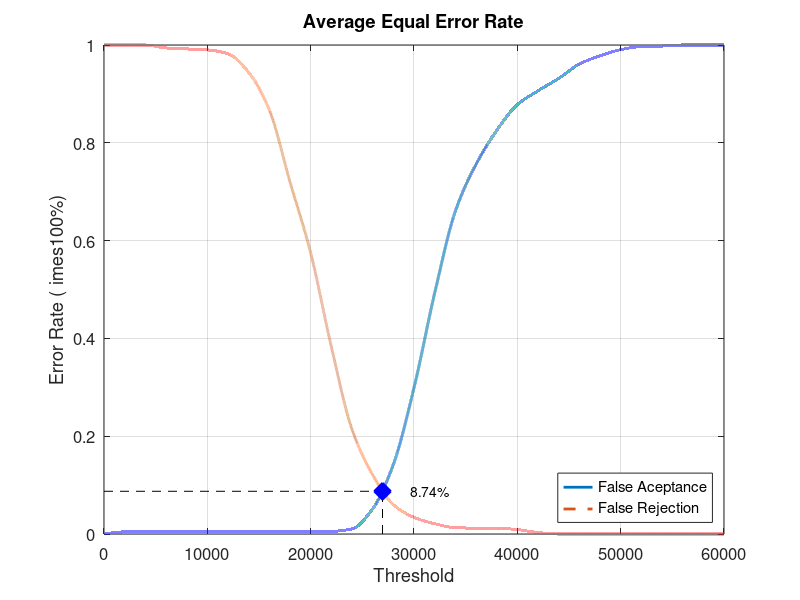
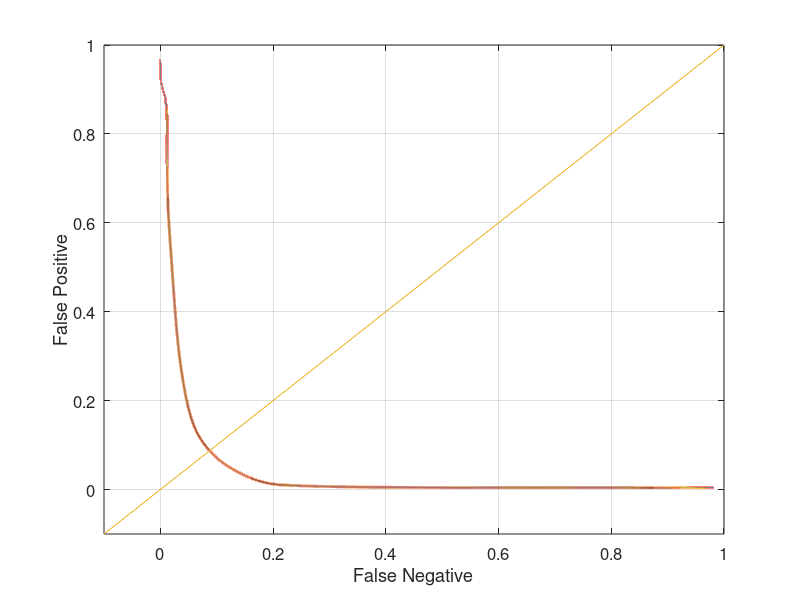

The MATLAB script that drew these images, in order:
close all;
clear;
clc;
x = 0:2000:60000;
xq = 0:0.5:60000;

y0 = [0 0.00421053 0.00421053 0.00421053 0.00421053 0.00421053 0.00421053 0.00421053 0.00421053 0.00421053 0.00421053 0.00526316 0.0105263 0.0515789 0.142105 0.298947 0.492632 0.66 0.755789 0.825263 0.877895 0.906316 0.931579 0.961053 0.977895 0.990526 0.996842 0.997895 1 1 1]
yy0 = interp1(x, y0, xq, 'pchip');
y1 = [1 1 1 0.994 0.992 0.99 0.982 0.944 0.867 0.72 0.575 0.383 0.214 0.121 0.06 0.034 0.021 0.013 0.012 0.012 0.009 0.003 0 0 0 0 0 0 0 0 0]
yy1 = interp1(x, y1, xq, 'pchip');

% Calculating EER: 
y2 = abs(y0 - y1);
find(y2 == min(y2))
yy2 = abs(yy0 - yy1);
xEER = find(yy2 == min(yy2));
xEERIndex = xq(xEER) % X-axis EER
yEER = yy0(xEER) % Y-axis EER

main = figure
plot(xq, yy0,'-','LineWidth', 2);	hold on
plot(xq, yy1,'--','LineWidth', 2);	hold on
plot([xEERIndex xEERIndex], [0 yEER], 'k--');	hold on
plot([0 xEERIndex], [yEER yEER], 'k--');	hold on
plot(xEERIndex, yEER, 'bx', 'LineWidth', 10);	hold on
text(xEERIndex + 10 * xEERIndex / 100, yEER, [num2str(round((10000 * yEER)) / 100) '%'])
legend('False Aceptance', 'False Rejection', 'Location', 'SouthEast')
xlabel('Threshold')
ylabel('Error Rate (	imes100%)')
title('Average Equal Error Rate')
set(gca, 'FontSize', 12)
axis([0 60000 0 1])
grid on

print(main, 'Database4AverageMain', '-dpng');
FNRxFPR = figure('Color', [1 1 1]);
plot(yy1, yy0, '-', yy1, yy0, 'LineWidth', 2);
hold on
y = -0.1:0.1:1
plot(y, y); 
set(gca, 'FontSize', 12)
xlabel('False Negative')
ylabel('False Positive')
axis([-0.1 1 -0.1 1])
set(gca, 'FontSize', 12)
grid on

print(FNRxFPR, 'Database4AverageFNRxFPR','-dpng');
